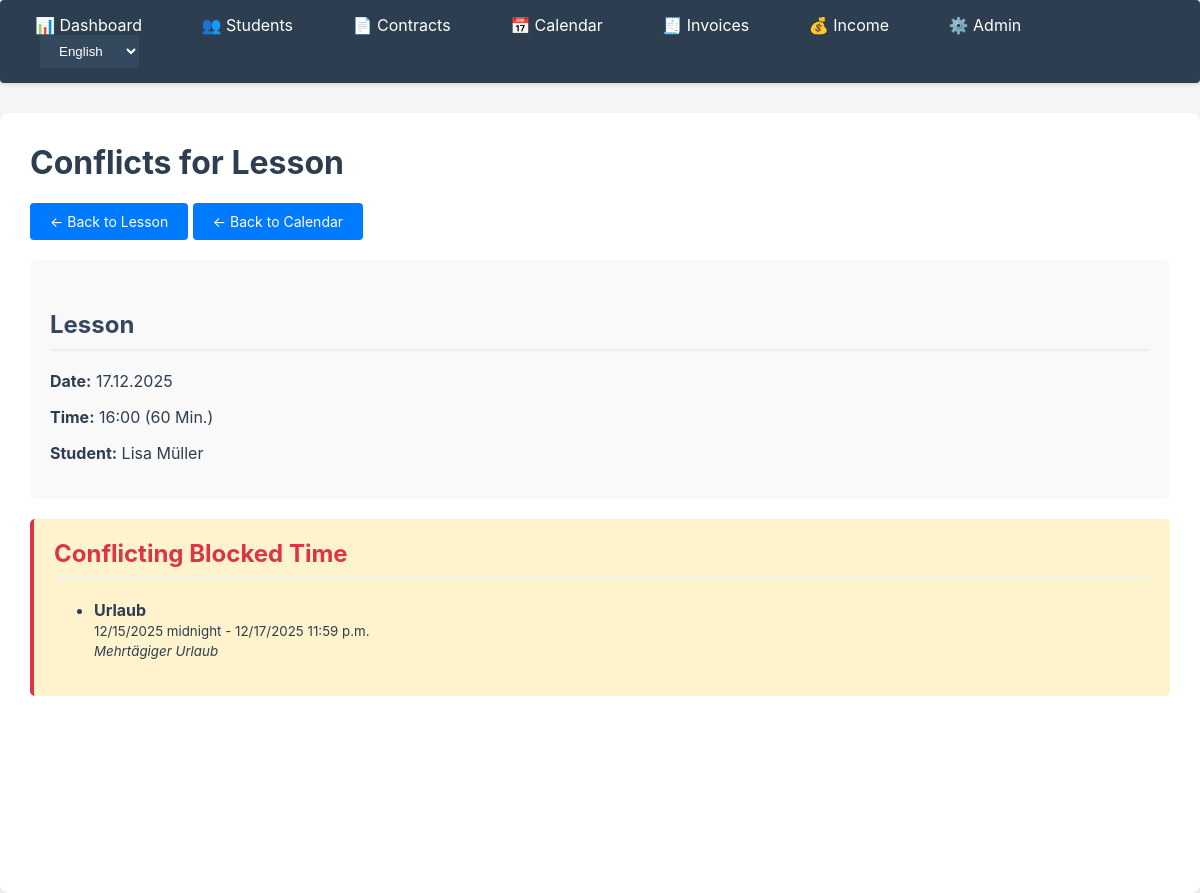
Page /lessons/68/conflicts/ on the earlier database version.
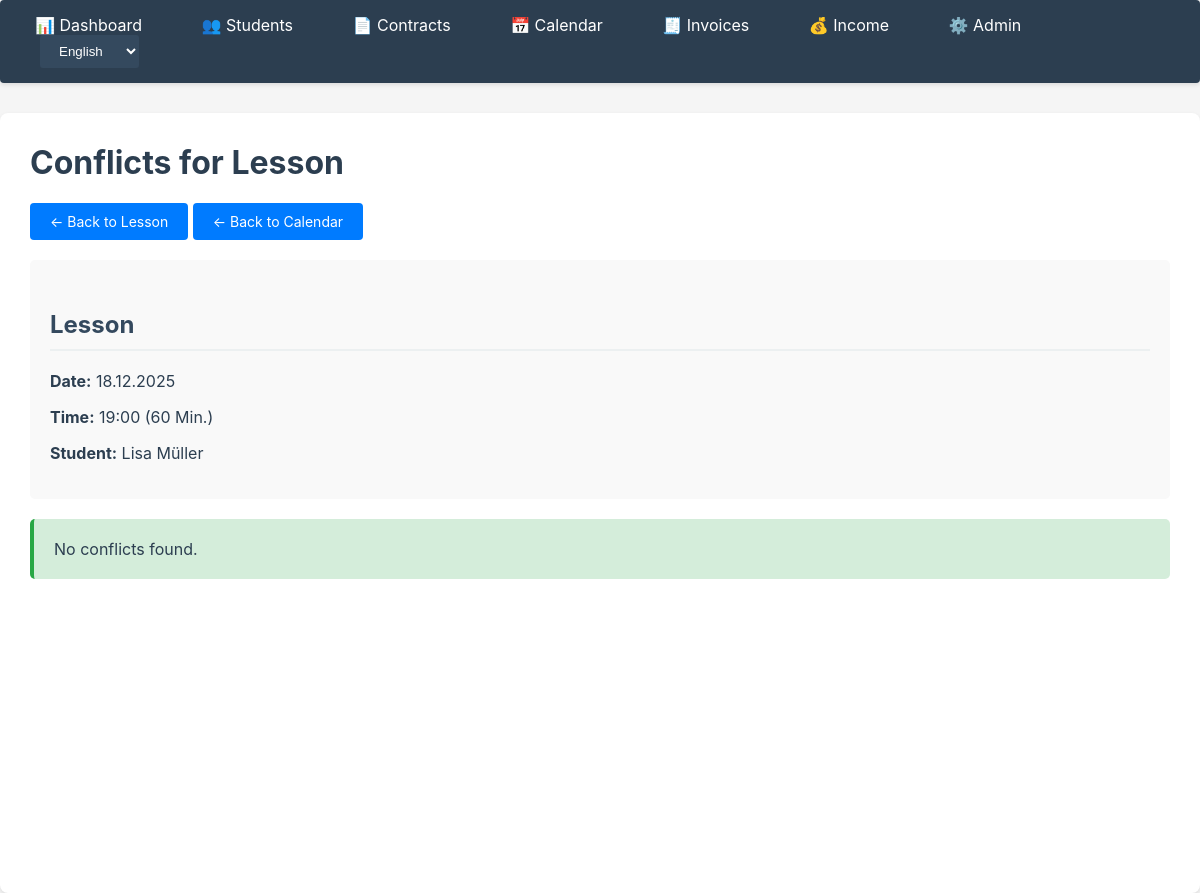
Same page on the later database version.
### apps/lessons/models.py (models this page shows, shortened)
class Lesson(models.Model):
    STATUS_CHOICES = [
        ('planned', _('Planned')),
        ('taught', _('Taught')),
        ('cancelled', _('Cancelled')),
        ('paid', _('Paid')),
    ]
    contract = models.ForeignKey(
        Contract,
        on_delete=models.CASCADE,
        related_name='lessons',
        help_text=_("Associated contract")
    )
    date = models.DateField(help_text=_("Lesson date"))
    start_time = models.TimeField(help_text=_("Start time"))
    duration_minutes = models.PositiveIntegerField(
        validators=[MinValueValidator(1)],
        help_text=_("Duration in minutes")
    )
    status = models.CharField(
        max_length=20,
        choices=STATUS_CHOICES,
        default='planned',
        help_text=_("Lesson status")
    )
    travel_time_before_minutes = models.PositiveIntegerField(
        default=0,
        help_text=_("Travel time before in minutes")
    )
    travel_time_after_minutes = models.PositiveIntegerField(
        default=0,
        help_text=_("Travel time after in minutes")
    )
    notes = models.TextField(
        blank=True,
        null=True,
        help_text=_("Notes for the lesson")
    )
    created_at = models.DateTimeField(auto_now_add=True)
    updated_at = models.DateTimeField(auto_now=True)
    class Meta:
        ordering = ['-date', '-start_time']
        verbose_name = _('Lesson')
        verbose_name_plural = _('Lessons')
        indexes = [
            models.Index(fields=['date', 'start_time']),
            models.Index(fields=['status']),
        ]

### apps/blocked_times/models.py (models this page shows, shortened)
class BlockedTime(models.Model):
    title = models.CharField(
        max_length=200,
        help_text=_("Title of the blocked time (e.g., 'University lecture', 'Community')")
    )
    description = models.TextField(
        blank=True,
        null=True,
        help_text=_("Description of the blocked time")
    )
    start_datetime = models.DateTimeField(help_text=_("Start datetime"))
    end_datetime = models.DateTimeField(help_text=_("End datetime"))
    is_recurring = models.BooleanField(
        default=False,
        help_text=_("Is this a recurring blocked time?")
    )
    recurring_pattern = models.CharField(
        max_length=100,
        blank=True,
        null=True,
        help_text=_("Recurrence pattern (e.g., 'weekly', 'daily') - for future extension")
    )
    created_at = models.DateTimeField(auto_now_add=True)
    updated_at = models.DateTimeField(auto_now=True)
    class Meta:
        ordering = ['start_datetime']
        verbose_name = _('Blocked Time')
        verbose_name_plural = _('Blocked Times')
        indexes = [
            models.Index(fields=['start_datetime', 'end_datetime']),
        ]

### apps/contracts/models.py (models this page shows, shortened)
class Contract(models.Model):
    student = models.ForeignKey(
        Student,
        on_delete=models.CASCADE,
        related_name='contracts',
        help_text=_("Student for whom the contract applies")
    )
    institute = models.CharField(
        max_length=200,
        blank=True,
        null=True,
        help_text=_("Institute name (if applicable)")
    )
    hourly_rate = models.DecimalField(
        max_digits=10,
        decimal_places=2,
        validators=[MinValueValidator(Decimal('0.01'))],
        help_text=_("Rate per unit in EUR")
    )
    unit_duration_minutes = models.PositiveIntegerField(
        default=60,
        help_text=_("Duration of one unit in minutes")
    )
    start_date = models.DateField(help_text=_("Contract start date"))
    end_date = models.DateField(
        null=True,
        blank=True,
        help_text=_("Contract end date (optional, empty = unlimited)")
    )
    is_active = models.BooleanField(
        default=True,
        help_text=_("Is the contract active?")
    )
    notes = models.TextField(
        blank=True,
        null=True,
        help_text=_("Additional notes about the contract")
    )
    created_at = models.DateTimeField(auto_now_add=True)
    updated_at = models.DateTimeField(auto_now=True)
    class Meta:
        ordering = ['-start_date', 'student']
        verbose_name = _('Contract')
        verbose_name_plural = _('Contracts')

### apps/students/models.py (models this page shows, shortened)
class Student(models.Model):
    first_name = models.CharField(max_length=100)
    last_name = models.CharField(max_length=100)
    email = models.EmailField(blank=True, null=True)
    phone = models.CharField(max_length=20, blank=True, null=True)
    school = models.CharField(
        max_length=200,
        blank=True,
        null=True,
        help_text=_("School name")
    )
    grade = models.CharField(
        max_length=50,
        blank=True,
        null=True,
        help_text=_("Grade/Level (e.g., '10th grade', 'Q1')")
    )
    subjects = models.CharField(
        max_length=500,
        blank=True,
        null=True,
        help_text=_("Subjects (comma-separated, e.g., 'Math, German, English')")
    )
    notes = models.TextField(
        blank=True,
        null=True,
        help_text=_("Additional notes about the student")
    )
    created_at = models.DateTimeField(auto_now_add=True)
    updated_at = models.DateTimeField(auto_now=True)
    class Meta:
        ordering = ['last_name', 'first_name']
        verbose_name = _('Student')
        verbose_name_plural = _('Students')
    @property
    def full_name(self):
        return f"{self.first_name} {self.last_name}"

### apps/lessons/views.py (the view)
# urls.py: path('<int:pk>/conflicts/', views.ConflictDetailView.as_view(), name='conflicts'),
class ConflictDetailView(TemplateView):
    template_name = 'lessons/conflict_detail.html'
    def get_context_data(self, **kwargs):
        context = super().get_context_data(**kwargs)
        lesson_id = self.kwargs.get('pk')
        lesson = get_object_or_404(Lesson, pk=lesson_id)
        conflicts = LessonConflictService.check_conflicts(lesson, exclude_self=True)
        conflict_lessons = []
        conflict_blocked_times = []
        quota_conflicts = []
        for conflict in conflicts:
            if conflict['type'] == 'lesson':
                conflict_lessons.append(conflict['object'])
            elif conflict['type'] == 'blocked_time':
                conflict_blocked_times.append(conflict['object'])
            elif conflict['type'] == 'quota':
                quota_conflicts.append(conflict)
        context.update({
            'lesson': lesson,
            'conflicts': conflicts,
            'conflict_lessons': conflict_lessons,
            'conflict_blocked_times': conflict_blocked_times,
            'quota_conflicts': quota_conflicts,
            'has_conflicts': len(conflicts) > 0,
        })
        return context

### apps/lessons/services.py (called while the page is built)
    @staticmethod
    def intervals_overlap(start1: datetime, end1: datetime, start2: datetime, end2: datetime) -> bool:
        return end1 > start2 and start1 < end2

    @staticmethod
    def calculate_time_block(lesson: Lesson) -> tuple[datetime, datetime]:
        lesson_datetime = timezone.make_aware(
            datetime.combine(lesson.date, lesson.start_time)
        )
        start_datetime = lesson_datetime - timedelta(minutes=lesson.travel_time_before_minutes)
        end_datetime = lesson_datetime + timedelta(
            minutes=lesson.duration_minutes + lesson.travel_time_after_minutes
        )
        return start_datetime, end_datetime

### apps/lessons/templates/lessons/conflict_detail.html (shortened to what this page needs)
{% extends 'core/base.html' %}
{% load i18n %}
{% block content %}
<h1>{% trans "Conflicts for Lesson" %}</h1>
<div style="margin-bottom: 20px;">
    <a href="{% url 'lessons:detail' lesson.pk %}" class="btn">← {% trans "Back to Lesson" %}</a>
    <a href="{% url 'lessons:week' %}?year={{ lesson.date.year }}&month={{ lesson.date.month }}&day={{ lesson.date.day }}" class="btn">← {% trans "Back to Calendar" %}</a>
</div>
<div style="background: #f9f9f9; padding: 20px; border-radius: 5px; margin-bottom: 20px;">
    <h2>{% trans "Lesson" %}</h2>
    <p><strong>{% trans "Date:" %}</strong> {{ lesson.date|date:"d.m.Y" }}</p>
    <p><strong>{% trans "Time:" %}</strong> {% blocktrans with time=lesson.start_time|time:"H:i" minutes=lesson.duration_minutes %}{{ time }} ({{ minutes }} Min.){% endblocktrans %}</p>
    <p><strong>{% trans "Student:" %}</strong> {{ lesson.contract.student.full_name }}</p>
</div>
{% if conflict_blocked_times %}
<div style="background: #fff3cd; padding: 20px; border-radius: 5px; border-left: 4px solid #dc3545; margin-bottom: 20px;">
    <h2 style="color: #dc3545; margin-top: 0;">{% blocktrans count counter=conflict_blocked_times|length %}Conflicting Blocked Time{% plural %}Conflicting Blocked Times ({{ counter }}){% endblocktrans %}</h2>
    <ul>
        {% for blocked_time in conflict_blocked_times %}
        <li style="margin-bottom: 10px;">
            <strong>{{ blocked_time.title }}</strong><br>
            <small>{{ blocked_time.start_datetime|date:"SHORT_DATETIME_FORMAT" }} - {{ blocked_time.end_datetime|date:"SHORT_DATETIME_FORMAT" }}</small>
            {% if blocked_time.description %}
            <br><small><em>{{ blocked_time.description }}</em></small>
            {% endif %}
        </li>
        {% endfor %}
    </ul>
</div>
{% endif %}
{% if not conflict_lessons and not conflict_blocked_times and not quota_conflicts %}
<div style="background: #d4edda; padding: 20px; border-radius: 5px; border-left: 4px solid #28a745;">
    <p style="margin: 0;">{% trans "No conflicts found." %}</p>
</div>
{% endif %}
{% endblock %}

Differences in the rows shown:
no longer on this page (row unchanged): BlockedTime: title "Urlaub", start_datetime "12/15/2025 midnight", end_datetime "12/17/2025 11:59 p.m.", description "Mehrtägiger Urlaub"
changed Lesson "Lisa Müller": date "17.12.2025" → "18.12.2025"; start_time+duration_minutes "16:00 (60 Min.)" → "19:00 (60 Min.)"
Other differences:
text no longer shown: "Conflicting Blocked Time"
text now shown: "No conflicts found."
